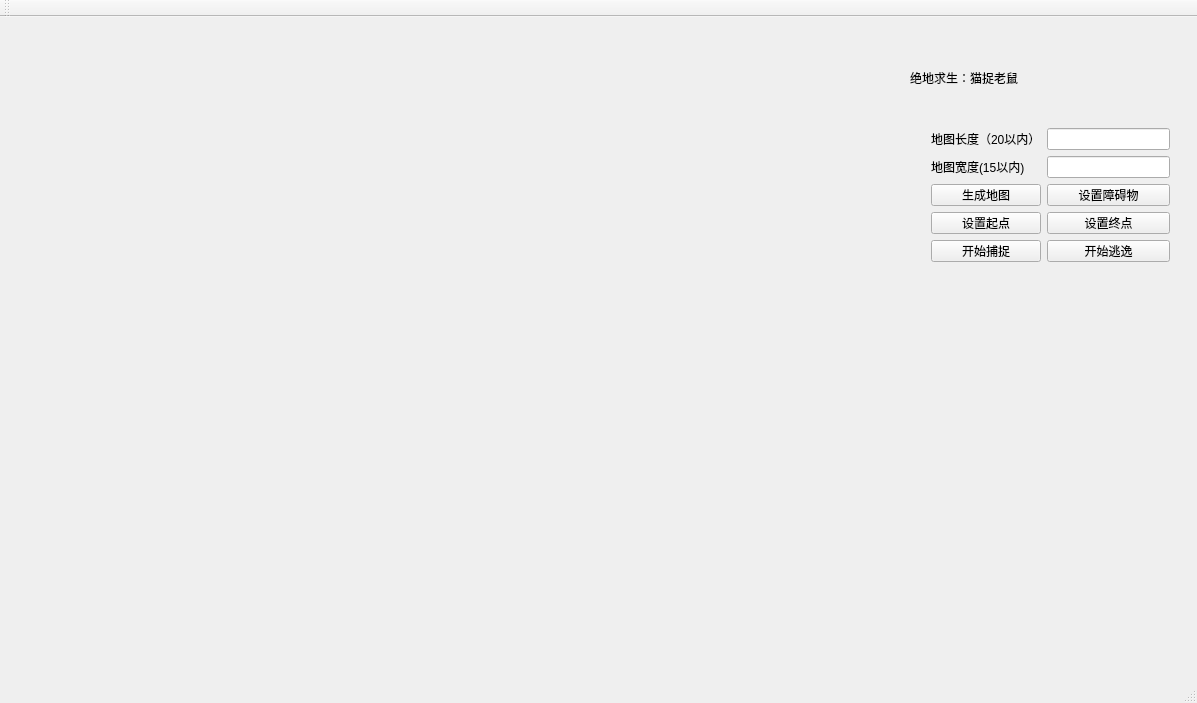
<?xml version="1.0" encoding="UTF-8"?>
<ui version="4.0">
 <class>AI1Class</class>
 <widget class="QMainWindow" name="AI1Class">
  <property name="geometry">
   <rect>
    <x>0</x>
    <y>0</y>
    <width>1197</width>
    <height>703</height>
   </rect>
  </property>
  <property name="windowTitle">
   <string>AI1</string>
  </property>
  <widget class="QWidget" name="centralWidget">
   <widget class="QWidget" name="gridLayoutWidget">
    <property name="geometry">
     <rect>
      <x>10</x>
      <y>10</y>
      <width>891</width>
      <height>611</height>
     </rect>
    </property>
    <layout class="QGridLayout" name="layout">
     <property name="sizeConstraint">
      <enum>QLayout::SetDefaultConstraint</enum>
     </property>
     <property name="spacing">
      <number>0</number>
     </property>
    </layout>
   </widget>
   <widget class="QWidget" name="widget" native="true">
    <property name="geometry">
     <rect>
      <x>920</x>
      <y>270</y>
      <width>261</width>
      <height>351</height>
     </rect>
    </property>
    <property name="styleSheet">
     <string notr="true">image: url(:/AI1/Resources/background.jpg);</string>
    </property>
   </widget>
   <widget class="QLabel" name="label">
    <property name="geometry">
     <rect>
      <x>910</x>
      <y>30</y>
      <width>271</width>
      <height>61</height>
     </rect>
    </property>
    <property name="styleSheet">
     <string notr="true">
font: 18pt &quot;黑体&quot;;
</string>
    </property>
    <property name="text">
     <string>绝地求生：猫捉老鼠</string>
    </property>
   </widget>
   <widget class="QWidget" name="">
    <property name="geometry">
     <rect>
      <x>920</x>
      <y>100</y>
      <width>261</width>
      <height>156</height>
     </rect>
    </property>
    <layout class="QGridLayout" name="gridLayout">
     <item row="0" column="0">
      <widget class="QLabel" name="lb_long">
       <property name="text">
        <string>地图长度（20以内）</string>
       </property>
      </widget>
     </item>
     <item row="0" column="1">
      <widget class="QLineEdit" name="edit_long"/>
     </item>
     <item row="1" column="0">
      <widget class="QLabel" name="lb_wide">
       <property name="text">
        <string>地图宽度(15以内)</string>
       </property>
      </widget>
     </item>
     <item row="1" column="1">
      <widget class="QLineEdit" name="edit_wide"/>
     </item>
     <item row="2" column="0">
      <widget class="QPushButton" name="createmaze">
       <property name="text">
        <string>生成地图</string>
       </property>
      </widget>
     </item>
     <item row="2" column="1">
      <widget class="QPushButton" name="set_barrier">
       <property name="text">
        <string>设置障碍物</string>
       </property>
      </widget>
     </item>
     <item row="3" column="0">
      <widget class="QPushButton" name="set_begin">
       <property name="text">
        <string>设置起点</string>
       </property>
      </widget>
     </item>
     <item row="3" column="1">
      <widget class="QPushButton" name="set_end">
       <property name="text">
        <string>设置终点</string>
       </property>
      </widget>
     </item>
     <item row="4" column="0">
      <widget class="QPushButton" name="hunt">
       <property name="text">
        <string>开始捕捉</string>
       </property>
      </widget>
     </item>
     <item row="4" column="1">
      <widget class="QPushButton" name="escape">
       <property name="text">
        <string>开始逃逸</string>
       </property>
      </widget>
     </item>
    </layout>
   </widget>
  </widget>
  <widget class="QMenuBar" name="menuBar">
   <property name="geometry">
    <rect>
     <x>0</x>
     <y>0</y>
     <width>1197</width>
     <height>26</height>
    </rect>
   </property>
  </widget>
  <widget class="QToolBar" name="mainToolBar">
   <attribute name="toolBarArea">
    <enum>TopToolBarArea</enum>
   </attribute>
   <attribute name="toolBarBreak">
    <bool>false</bool>
   </attribute>
  </widget>
  <widget class="QStatusBar" name="statusBar"/>
 </widget>
 <layoutdefault spacing="6" margin="11"/>
 <resources>
  <include location="AI1.qrc"/>
 </resources>
 <connections>
  <connection>
   <sender>edit_long</sender>
   <signal>editingFinished()</signal>
   <receiver>AI1Class</receiver>
   <slot>setlong()</slot>
   <hints>
    <hint type="sourcelabel">
     <x>1044</x>
     <y>127</y>
    </hint>
    <hint type="destinationlabel">
     <x>1039</x>
     <y>91</y>
    </hint>
   </hints>
  </connection>
  <connection>
   <sender>edit_wide</sender>
   <signal>editingFinished()</signal>
   <receiver>AI1Class</receiver>
   <slot>setwide()</slot>
   <hints>
    <hint type="sourcelabel">
     <x>1080</x>
     <y>170</y>
    </hint>
    <hint type="destinationlabel">
     <x>1142</x>
     <y>160</y>
    </hint>
   </hints>
  </connection>
  <connection>
   <sender>set_barrier</sender>
   <signal>clicked()</signal>
   <receiver>AI1Class</receiver>
   <slot>setbarrier()</slot>
   <hints>
    <hint type="sourcelabel">
     <x>1070</x>
     <y>201</y>
    </hint>
    <hint type="destinationlabel">
     <x>928</x>
     <y>176</y>
    </hint>
   </hints>
  </connection>
  <connection>
   <sender>set_begin</sender>
   <signal>clicked()</signal>
   <receiver>AI1Class</receiver>
   <slot>setbegin()</slot>
   <hints>
    <hint type="sourcelabel">
     <x>978</x>
     <y>246</y>
    </hint>
    <hint type="destinationlabel">
     <x>1155</x>
     <y>213</y>
    </hint>
   </hints>
  </connection>
  <connection>
   <sender>set_end</sender>
   <signal>clicked()</signal>
   <receiver>AI1Class</receiver>
   <slot>setend()</slot>
   <hints>
    <hint type="sourcelabel">
     <x>1110</x>
     <y>244</y>
    </hint>
    <hint type="destinationlabel">
     <x>1040</x>
     <y>289</y>
    </hint>
   </hints>
  </connection>
  <connection>
   <sender>hunt</sender>
   <signal>clicked()</signal>
   <receiver>AI1Class</receiver>
   <slot>hunt()</slot>
   <hints>
    <hint type="sourcelabel">
     <x>1024</x>
     <y>290</y>
    </hint>
    <hint type="destinationlabel">
     <x>1146</x>
     <y>301</y>
    </hint>
   </hints>
  </connection>
  <connection>
   <sender>escape</sender>
   <signal>clicked()</signal>
   <receiver>AI1Class</receiver>
   <slot>escape()</slot>
   <hints>
    <hint type="sourcelabel">
     <x>1092</x>
     <y>295</y>
    </hint>
    <hint type="destinationlabel">
     <x>988</x>
     <y>347</y>
    </hint>
   </hints>
  </connection>
  <connection>
   <sender>createmaze</sender>
   <signal>clicked()</signal>
   <receiver>AI1Class</receiver>
   <slot>createmaze()</slot>
   <hints>
    <hint type="sourcelabel">
     <x>957</x>
     <y>197</y>
    </hint>
    <hint type="destinationlabel">
     <x>924</x>
     <y>217</y>
    </hint>
   </hints>
  </connection>
 </connections>
 <slots>
  <slot>setlong()</slot>
  <slot>setbarrier()</slot>
  <slot>setwide()</slot>
  <slot>setbegin()</slot>
  <slot>setend()</slot>
  <slot>hunt()</slot>
  <slot>escape()</slot>
  <slot>createmaze()</slot>
 </slots>
</ui>
